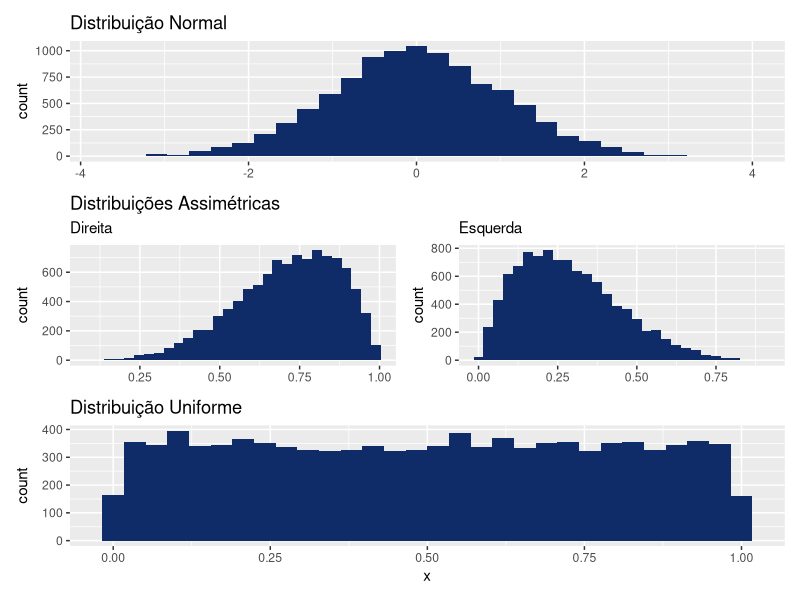

The R script that drew this image:
library(patchwork)

# base de distribuicoes -----------------------------------------------------------
set.seed(1)
populacao <- c(0:20)
normal <- rnorm(10000)
direita <- rbeta(10000,2,5)
esquerda <- rbeta(10000,5,2)
uniforme <- runif(10000)

distribuicoes <- data.frame(normal, direita, esquerda, uniforme)

cores_abj <- c("#102C68", "#AFCA0A", "#575756")
# distribuicao normal -----------------------------------------------------
p_normal <- ggplot2::ggplot(distribuicoes) +
  ggplot2::aes(x = normal) +
  ggplot2::geom_histogram(fill = cores_abj[1]) +
  ggplot2::ggtitle("Distribuição Normal") +
  ggplot2::theme(
    axis.title.x = ggplot2::element_blank()
  )

# distribuicoes assimetricas ----------------------------------------------
p_direita <- ggplot2::ggplot(distribuicoes) +
  ggplot2::aes(x = direita) +
  ggplot2::geom_histogram(fill = cores_abj[1]) +
  ggplot2::ggtitle("", subtitle = "Esquerda") +
  ggplot2::theme(
    axis.title.x = ggplot2::element_blank()
  )

p_esquerda <- ggplot2::ggplot(distribuicoes) +
  ggplot2::aes(x = esquerda) +
  ggplot2::geom_histogram(fill = cores_abj[1]) +
  ggplot2::ggtitle("Distribuições Assimétricas", subtitle = "Direita") +
  ggplot2::theme(
    axis.title.x = ggplot2::element_blank()
  )

# p_assimetrica <- gridExtra::grid.arrange(
#   p_direita,
#   p_esquerda,
#   ncol = 2, nrow = 1,
#   top = "Distribuições Assiḿetricas")

# distribuicao uniforme --------------------------------------------------
p_uniforme <- ggplot2::ggplot(distribuicoes) +
  ggplot2::aes(x = uniforme) +
  ggplot2::geom_histogram(fill = cores_abj[1]) +
  ggplot2::ggtitle("Distribuição Uniforme") +
  ggplot2::xlab("x")

# todos os graficos -------------------------------------------------------

# gridExtra::grid.arrange(
#   p_normal,
#   p_assimetrica,
#   p_uniforme
# )

p_normal /
  (p_esquerda + p_direita) /
  p_uniforme



